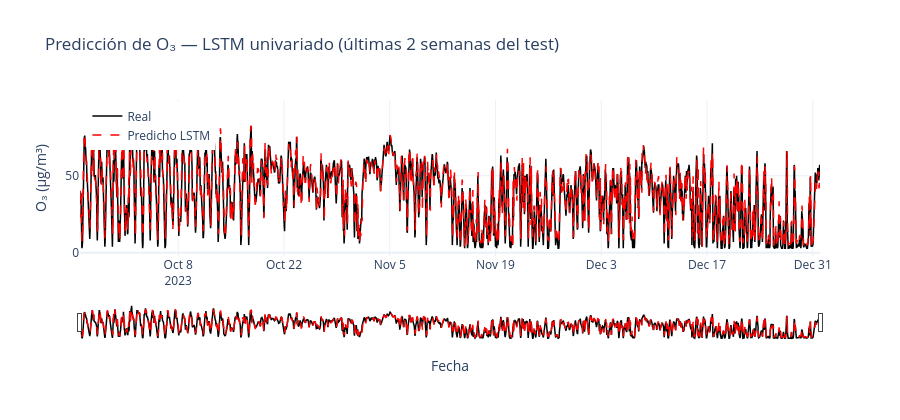

This figure's notebook cell:
### Code cell
# ── Visualización de predicciones vs real ────────────────────────────────────
index_test = test_serie.index[LAGS: LAGS + len(y_real_lstm)]
df_res = pd.DataFrame({
    'Real':     y_real_lstm.flatten(),
    'Predicho': y_pred_lstm.flatten()
}, index=index_test)

# Gráfico interactivo (últimas 2 semanas para mayor detalle)
df_zoom = df_res.tail(168 * 14)

fig = go.Figure()
fig.add_trace(go.Scatter(
    x=df_zoom.index, y=df_zoom['Real'],
    name='Real', line=dict(color='black', width=1.5)
))
fig.add_trace(go.Scatter(
    x=df_zoom.index, y=df_zoom['Predicho'],
    name='Predicho LSTM', line=dict(color='red', width=1.5, dash='dash')
))
fig.update_layout(
    title='Predicción de O₃ — LSTM univariado (últimas 2 semanas del test)',
    xaxis_title='Fecha', yaxis_title='O₃ (µg/m³)',
    template='plotly_white', height=420,
    xaxis=dict(rangeslider=dict(visible=True), type='date'),
    legend=dict(x=0.01, y=0.99)
)
fig.show()

### Figure 1 — Plotly figure (JSON) as saved in the notebook; plotly's stock layout.template omitted (floating-point values rounded to 4 significant figures; data arrays with more than 128 entries replaced by an {"elided": "..."} marker saying what was removed)
{"data": [{"line": {"color": "black", "width": 1.5}, "name": "Real", "type": "scatter", "x": {"elided": "2352 str values"}, "y": {"elided": "2352 float values"}}, {"line": {"color": "red", "dash": "dash", "width": 1.5}, "name": "Predicho LSTM", "type": "scatter", "x": {"elided": "2352 str values"}, "y": {"elided": "2352 float values"}}], "layout": {"height": 420, "legend": {"x": 0.01, "y": 0.99}, "title": {"text": "Predicción de O₃ — LSTM univariado (últimas 2 semanas del test)"}, "xaxis": {"rangeslider": {"visible": true}, "title": {"text": "Fecha"}, "type": "date"}, "yaxis": {"title": {"text": "O₃ (µg/m³)"}}}}
